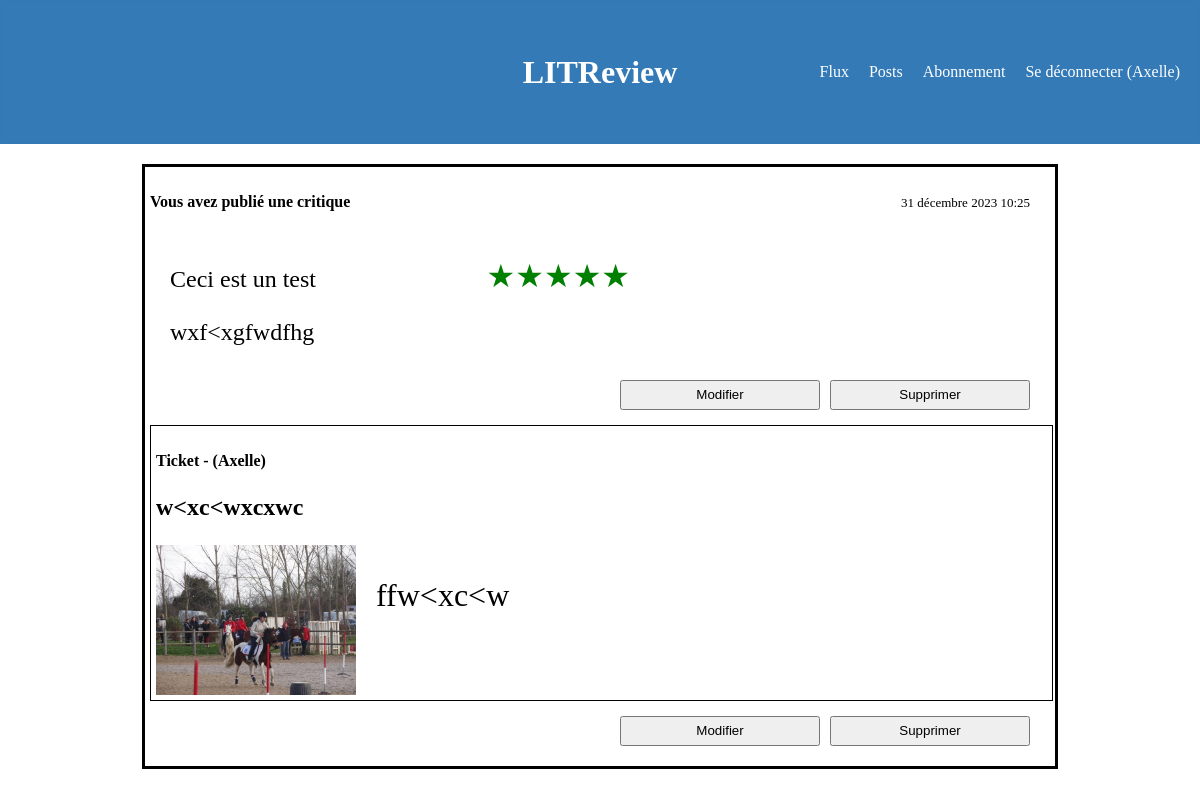
The page /post/ (signed in) on the database as committed earlier.
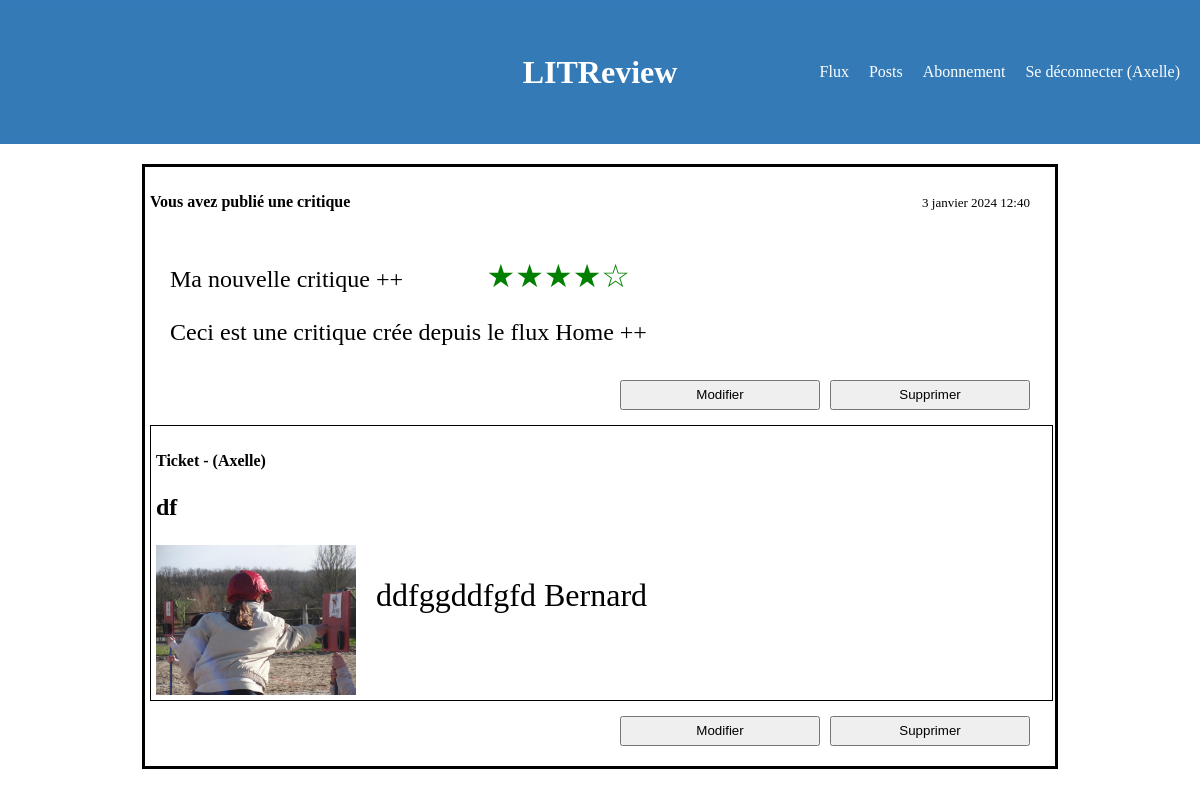
The same page on the database as committed later.
### review/models.py (models this page shows, shortened)
class Ticket(models.Model):
    IMAGE_MAX_SIZE = (800, 800)
    title = models.CharField(max_length=128, verbose_name='Titre', null=False, blank=False)
    description = models.TextField(max_length=2048, null=False, blank=False, verbose_name='Description')
    user = models.ForeignKey(to=settings.AUTH_USER_MODEL, on_delete=models.CASCADE)
    image = models.ImageField(verbose_name='Image')
    time_created = models.DateTimeField(auto_now=True)
    review_created = models.BooleanField(default=False)

class Review(models.Model):
    ticket = models.ForeignKey(to=Ticket, on_delete=models.CASCADE)
    rating = models.PositiveSmallIntegerField(
        validators=[MinValueValidator(0),
                    MaxValueValidator(5)],
        verbose_name='Note', null=False, blank=False
        )
    headline = models.CharField(max_length=128, verbose_name='Titre', null=False, blank=True)
    body = models.CharField(max_length=8192, verbose_name='Commentaire', null=False, blank=True)
    user = models.ForeignKey(settings.AUTH_USER_MODEL, on_delete=models.CASCADE, null=True)
    time_created = models.DateTimeField(auto_now_add=True)

### authentication/models.py (models this page shows)
class User(AbstractUser):
    follows = models.ManyToManyField(
        'self',
        symmetrical=False,
        verbose_name='abonné',
    )

### review/views.py (the view)
# urls.py: path("post/", review.views.post, name='post'),
@login_required
def post(request):
    tickets = Ticket.objects.filter(user=request.user).order_by("-time_created")  # most recent before
    tickets_and_review = []
    for ticket in tickets:
        review = ticket.review_set.first()
        if not review:
            review = ''
        else:
            ticket.review_created = True
            tickets_and_review.append((ticket, review))
    context = {
        'tickets_and_review': tickets_and_review
        }
    return render(request, 'review/post.html', context)

### review/templatetags/custom_filters.py (called while the page is built)
@register.filter
def convert_to_stars_filter(rating):  # give 2 args : rating given, max_rating as maximum possible value
    max_rating = 5
    if not (isinstance(rating, int) and isinstance(max_rating, int)):
        raise TypeError("Not valid arguments to convert to stars")
    elif not (0 <= rating <= max_rating):
        raise ValueError("Given values not compatibles with stars converter function")
    else:
        rating = int(rating)
        full_stars = '★' * rating  # Utilisation du caractère étoile pleine
        empty_stars = '☆' * (max_rating - rating)  # Utilisation du caractère étoile vide
        return f'{full_stars}{empty_stars}'

### review/templates/review/post.html (shortened to what this page needs)
{% extends 'base.html' %}
{% load custom_filters %}
{% block content %}
    {% for element in tickets_and_review %}
        <div class="main-container">
            <div class="flux">
                {% if element.1 != '' %}
                    <div class="head-post">
                        <span>
                            <h4>Vous avez publié une critique</h4>
                        </span>
                        <span>
                            <div class="date">
                                {{ element.1.time_created }}
                            </div>
                        </span>
                    </div>
                    <div class="review">
                        <p class="headline">{{ element.1.headline }}
                            <span class="stars"> {{ element.1.rating|convert_to_stars_filter }} </span>
                        </p>
                        <p class="headline">{{ element.1.body }}
                    </div>
                    <div class="post-button">
                        <div>
                            <form action="{% url 'review_ticket_edit' element.0.id %}" method='post'>
                                <button type="submit">Modifier</button>
                            </form>
                        </div>
                        <div>
                            <form action="{% url 'review_delete' element.1.id %}" method='post'>
                                <button type="submit">Supprimer</button>
                            </form>
                        </div>
                    </div>
                    {% endif %}
                <div class="ticket">
                    <div class="author">
                        <h4 > Ticket - ({{ element.0.user }}) </h4>
                        <p>{{ element.0.title }}</p>
                        <div class="image-container">
                            <img class="image" src="{{ element.0.image.url }}" alt="">
                            <div class="description">
                                <p>
                                    {{ element.0.description }}
                                </p>
                           </div>
                        </div>
                    </div>
                </div>
                <div class="post-button">
                    <div>
                        <form action="{% url 'ticket_edit' element.0.id %}" method='post'>
                            <button type="submit">Modifier</button>
                        </form>
                    </div>
                    <div>
                        <form action="{% url 'ticket_delete' element.0.id %}" method='post'>
                            <button type="submit">Supprimer</button>
                        </form>
                    </div>
                </div>
            </div>
        </div>
    {% endfor %}
{% endblock content %}

Rows that differ between the two databases and show on the page:
removed Ticket: time_created "31 décembre 2023 10:25", headline "Ceci est un test", rating "★★★★★", body "wxf<xgfwdfhg", user.username "Axelle", title "w<xc<wxcxwc", image (picture), description "ffw<xc<w"
now on this page (row unchanged): Ticket: time_created "3 janvier 2024 12:40", headline "Ma nouvelle critique ++", rating "★★★★☆", body "Ceci est une critique crée depuis le flux Home ++", user.username "Axelle", title "df", image (picture), description "ddfggddfgfd Bernard"
